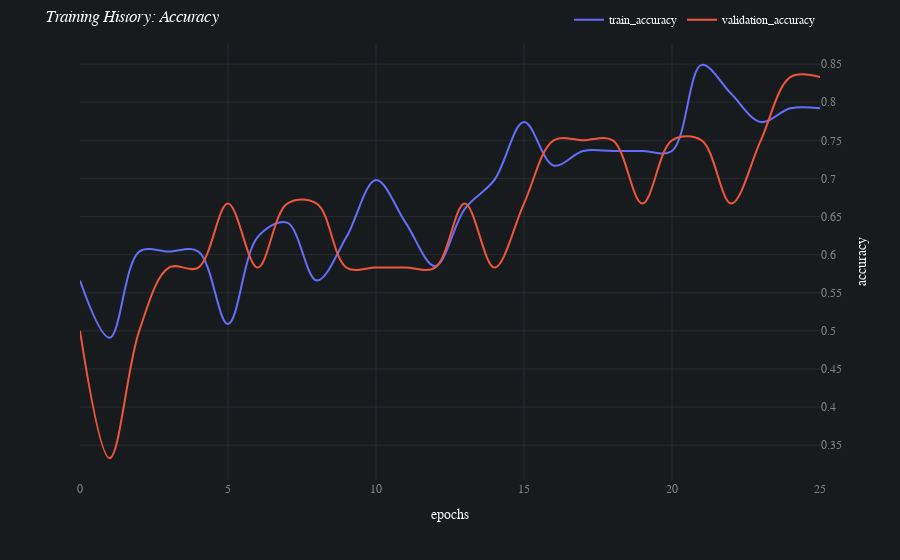
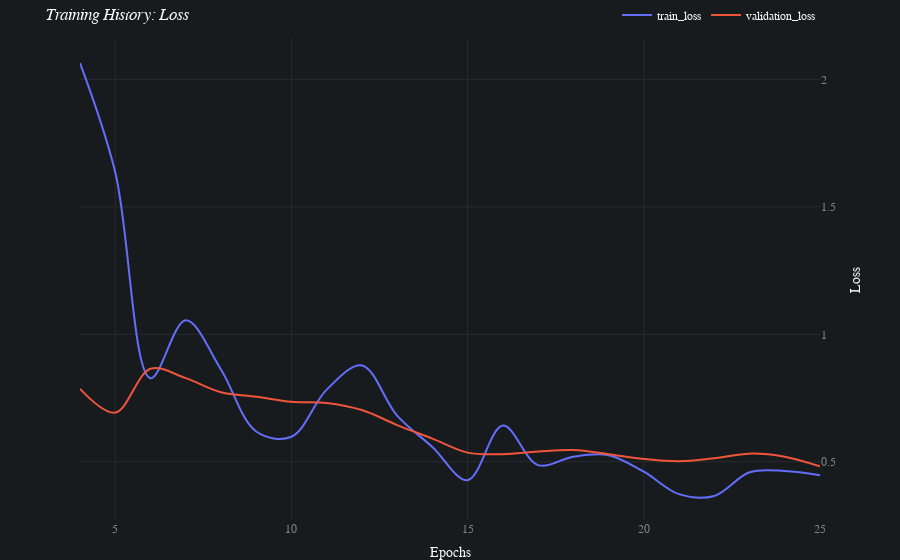

The notebook cell saved with these charts, in order:
### Code cell
aiqc.Job.get_by_id(674).results[0].plot_learning_curve(loss_last_85pct=True)

### Figure 1 — Plotly figure (JSON) as saved in the notebook; plotly's stock layout.template omitted (floating-point values rounded to 4 significant figures)
{"data": [{"hovertemplate": "variable=train_accuracy<br>index=%{x}<br>value=%{y}<extra></extra>", "legendgroup": "train_accuracy", "line": {"color": "#636efa", "dash": "solid", "shape": "spline"}, "mode": "lines", "name": "train_accuracy", "orientation": "v", "showlegend": true, "type": "scatter", "x": [0, 1, 2, 3, 4, 5, 6, 7, 8, 9, 10, 11, 12, 13, 14, 15, 16, 17, 18, 19, 20, 21, 22, 23, 24, 25], "xaxis": "x", "y": [0.566, 0.491, 0.604, 0.604, 0.604, 0.509, 0.623, 0.642, 0.566, 0.623, 0.698, 0.642, 0.585, 0.66, 0.698, 0.774, 0.717, 0.736, 0.736, 0.736, 0.736, 0.849, 0.811, 0.774, 0.792, 0.792], "yaxis": "y"}, {"hovertemplate": "variable=validation_accuracy<br>index=%{x}<br>value=%{y}<extra></extra>", "legendgroup": "validation_accuracy", "line": {"color": "#EF553B", "dash": "solid", "shape": "spline"}, "mode": "lines", "name": "validation_accuracy", "orientation": "v", "showlegend": true, "type": "scatter", "x": [0, 1, 2, 3, 4, 5, 6, 7, 8, 9, 10, 11, 12, 13, 14, 15, 16, 17, 18, 19, 20, 21, 22, 23, 24, 25], "xaxis": "x", "y": [0.5, 0.333, 0.5, 0.583, 0.583, 0.667, 0.583, 0.667, 0.667, 0.583, 0.583, 0.583, 0.583, 0.667, 0.583, 0.667, 0.75, 0.75, 0.75, 0.667, 0.75, 0.75, 0.667, 0.75, 0.833, 0.833], "yaxis": "y"}], "layout": {"autosize": true, "font": {"color": "#FAFAFA", "family": "Avenir"}, "hoverlabel": {"bgcolor": "#0F0F0F", "font": {"family": "Avenir", "size": 15}}, "legend": {"orientation": "h", "title": {}, "tracegroupgap": 0, "x": 1, "xanchor": "right", "y": 1.02, "yanchor": "bottom"}, "margin": {"t": 5}, "paper_bgcolor": "#181B1E", "plot_bgcolor": "#181B1E", "title": {"text": "<i>Training History: Accuracy</i>"}, "xaxis": {"anchor": "y", "autorange": true, "domain": [0, 1], "gridcolor": "#262B2F", "range": [0, 25], "tickfont": {"color": "#818487"}, "title": {"text": "epochs"}, "type": "linear", "zeroline": false}, "yaxis": {"anchor": "x", "autorange": true, "domain": [0, 1], "dtick": 0.05, "gridcolor": "#262B2F", "range": [0.3043, 0.8777], "side": "right", "tick0": 0, "tickfont": {"color": "#818487"}, "tickmode": "linear", "title": {"text": "accuracy"}, "type": "linear", "zeroline": false}}}

### Figure 2 — Plotly figure (JSON) as saved in the notebook; plotly's stock layout.template omitted (floating-point values rounded to 4 significant figures)
{"data": [{"hovertemplate": "variable=train_loss<br>index=%{x}<br>value=%{y}<extra></extra>", "legendgroup": "train_loss", "line": {"color": "#636efa", "dash": "solid", "shape": "spline"}, "mode": "lines", "name": "train_loss", "orientation": "v", "showlegend": true, "type": "scatter", "x": [4, 5, 6, 7, 8, 9, 10, 11, 12, 13, 14, 15, 16, 17, 18, 19, 20, 21, 22, 23, 24, 25], "xaxis": "x", "y": [2.064, 1.636, 0.828, 1.055, 0.862, 0.619, 0.598, 0.783, 0.878, 0.681, 0.558, 0.428, 0.642, 0.487, 0.52, 0.526, 0.461, 0.373, 0.366, 0.459, 0.464, 0.447], "yaxis": "y"}, {"hovertemplate": "variable=validation_loss<br>index=%{x}<br>value=%{y}<extra></extra>", "legendgroup": "validation_loss", "line": {"color": "#EF553B", "dash": "solid", "shape": "spline"}, "mode": "lines", "name": "validation_loss", "orientation": "v", "showlegend": true, "type": "scatter", "x": [4, 5, 6, 7, 8, 9, 10, 11, 12, 13, 14, 15, 16, 17, 18, 19, 20, 21, 22, 23, 24, 25], "xaxis": "x", "y": [0.786, 0.693, 0.865, 0.828, 0.773, 0.755, 0.735, 0.731, 0.703, 0.644, 0.591, 0.536, 0.53, 0.54, 0.546, 0.53, 0.511, 0.502, 0.514, 0.532, 0.52, 0.482], "yaxis": "y"}], "layout": {"autosize": true, "font": {"color": "#FAFAFA", "family": "Avenir"}, "hoverlabel": {"bgcolor": "#0F0F0F", "font": {"family": "Avenir", "size": 15}}, "legend": {"orientation": "h", "title": {}, "tracegroupgap": 0, "x": 1, "xanchor": "right", "y": 1.02, "yanchor": "bottom"}, "margin": {"b": 0, "t": 5}, "paper_bgcolor": "#181B1E", "plot_bgcolor": "#181B1E", "title": {"text": "<i>Training History: Loss</i>"}, "xaxis": {"anchor": "y", "autorange": true, "domain": [0, 1], "gridcolor": "#262B2F", "range": [4, 25], "tickfont": {"color": "#818487"}, "title": {"text": "Epochs"}, "type": "linear", "zeroline": false}, "yaxis": {"anchor": "x", "autorange": true, "domain": [0, 1], "gridcolor": "#262B2F", "nticks": 9, "range": [0.2717, 2.158], "side": "right", "tick0": -1, "tickfont": {"color": "#818487"}, "tickmode": "auto", "title": {"text": "Loss"}, "type": "linear", "zeroline": false}}}
